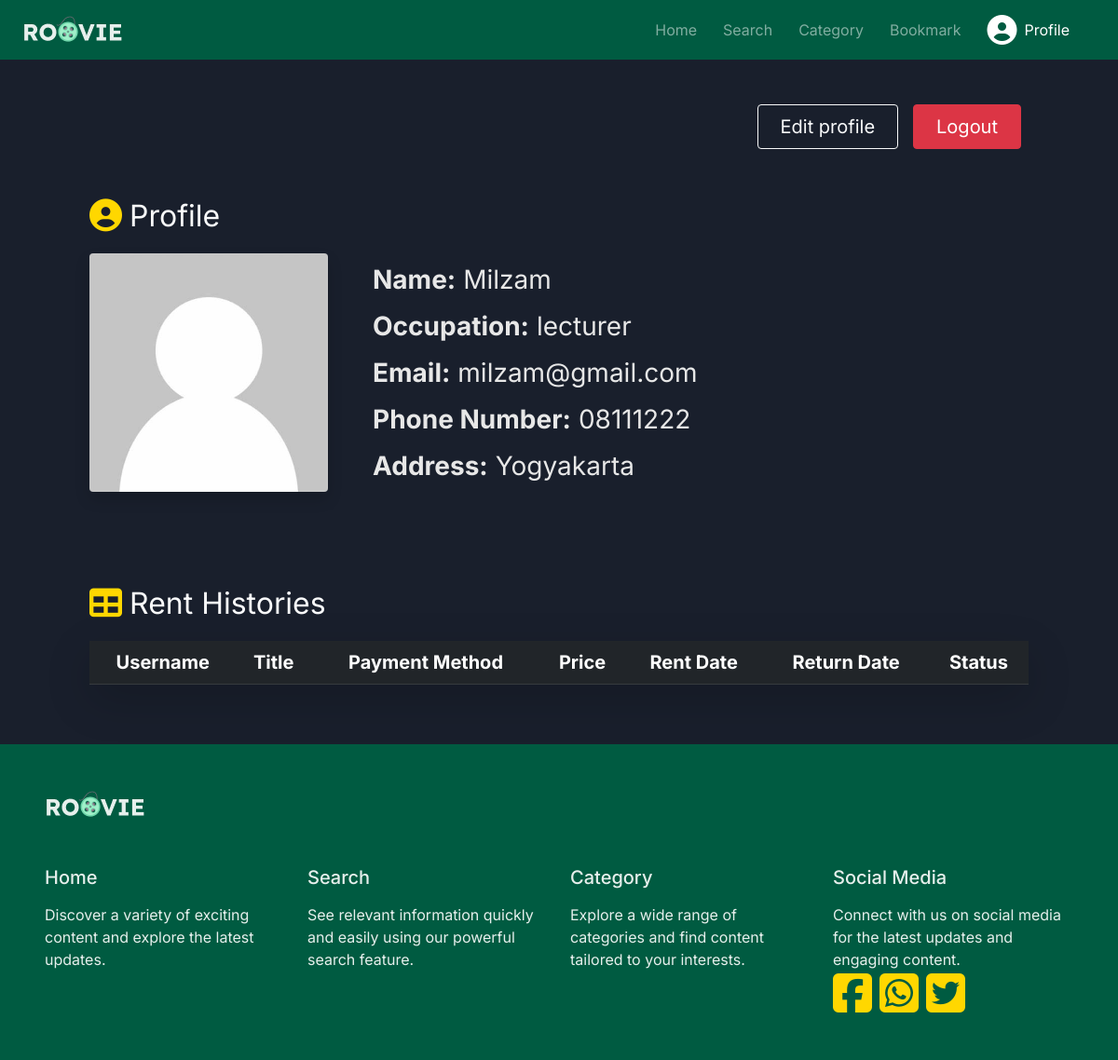
The app's page /view/profile.php (signed in) with its own data.
### tables this page shows
create table if not exists User (
    UserId int primary key auto_increment not null ,
    Username varchar(100) not null,
    Email varchar(100) not null,
    Password varchar(12) not null ,
    Address varchar(500) not null ,
    PhoneNumber varchar(15) not null ,
    Occupation varchar(100) not null ,
    UserCreatedAt TIMESTAMP DEFAULT CURRENT_TIMESTAMP,
    UserUpdatedAt TIMESTAMP DEFAULT CURRENT_TIMESTAMP ON UPDATE CURRENT_TIMESTAMP
);

### model/model.php (called while the page is built, shortened)
<?php
  require_once "../connDB.php";
  class model {
    private $database;
    public function __construct() {
      $this->database = new connDB();
      $this->database = $this->database->mysqli;
    }
    public function m_getProfile($userId) {
      return $this->database->query("SELECT Username, Email, Address, PhoneNumber, Occupation
                                     from user
                                     where UserId = '$userId'; ");
    }
  }
?>

### connDB.php (called while the page is built, shortened)
<?php
class connDB {
  public function __construct() {
    $hostName = "localhost";
    $dbUser = "root";
    $dbPass = "";
    $dbName = "paw";
    $conn = mysqli_connect($hostName, $dbUser, $dbPass, $dbName);
    if (!$conn) {
      die("Connection failed: " . mysqli_connect_error());
    } else {
      $this->mysqli = $conn;
    }
  }
}

### controller/control.php (called while the page is built, shortened)
<?php
  include_once "../model/model.php";
  class control {
    public $model;
    public function __construct() {
      $this->model = new model();
    }
    public function c_getProfile($userId) {
      return $this->model->m_getProfile($userId);
      include_once "../view/profile.php";
    }
    public function c_getRentHistory($rentId) {
      return $this->model->m_getRentHistory($rentId);
      include_once "../view/profile.php";
    }
  }
?>

### view/profile.php (the view, shortened to what this page needs)
<!DOCTYPE html>
<html lang="en">
<head>
    <link href="https://cdn.jsdelivr.net/npm/bootstrap@5.0.2/dist/css/bootstrap.min.css" rel="stylesheet">
    <link rel="stylesheet" href="https://cdn.jsdelivr.net/npm/bootstrap-icons@1.9.1/font/bootstrap-icons.css">
    <link rel="stylesheet" href="https://cdnjs.cloudflare.com/ajax/libs/font-awesome/6.5.1/css/all.min.css" />
    <link rel="stylesheet" href="../css/styles.css">
</head>
<body>
  <nav class="navbar navbar-expand-lg sticky-top">
    <div class="container-fluid px-4">
      <a class="navbar-brand" href="../view/index.php">
        <img src="../pictures/Logo-Light-Small.png" alt="">
      </a>
      <div class="d-flex justify-content-end" id="navbarNav">
        <ul class="navbar-nav me-auto mb-2 mb-lg-0 align-items-center">
          <li class="nav-item">
            <a class="nav-link text-white-50" aria-current="page" href="../view/index.php">Home</a>
          </li>
          <li class="nav-item">
            <a class="nav-link text-white-50" href="../view/search.php">Search</a>
          </li>
          <li class="nav-item">
            <a class="nav-link text-white-50" href="../view/category.php">Category</a>
          </li>
          <li class="nav-item">
            <a class="nav-link text-white-50" href="../view/realBookmark.php">Bookmark</a>
          </li>
          <li class="nav-item d-flex flex-row align-items-center px-2 py-1">
            <i href="../view/profile.php" class="fas fa-user-circle fa-2x text-white"></i>
            <a class="nav-link active text-white" href="../view/profile.php">Profile</a>
          </li>
        </ul>
      </div>
    </div>
  </nav>
  <div class="px-5 py-5 d-flex flex-column">
    <?php
      include_once "../controller/control.php";
      $control = new Control();
      $action = $control->c_getProfile($_SESSION['userId']);
      foreach ($action as $result) {
    ?>
    <div class="mb-5 px-5">
      <div class="d-flex flex-row justify-content-end">
        <button type="button" class="btn btn-outline-light btn-sm mx-2 fs-5 px-4 py-2 rounded" name="edit" id="edit">Edit profile</button>
        <button type="button" class="btn btn-danger btn-sm mx-2 fs-5 px-4 rounded" id="signout">Logout</button>
      </div>
      <div class="d-flex flex-row align-items-center text-light text-start mt-5 fw-semibold fs-3 gap-2 mb-3">
        <i class="fas fa-circle-user fa-lg"></i>
        <div class="fs-2">Profile</div>
      </div>
      <div class="d-flex flex-row justify-content-start align-items-center gap-5 mb-5">
        <img src="../pictures/pp-3.jpeg" alt="Profile Picture" class="profile rounded shadow" style="height: 16rem;">
        <div class="d-flex flex-column gap-2">
          <div class="duration d-flex flex-row">
            <div class="d-flex flex-row align-items-center gap-2">
              <label class="fs-3 fw-bold">Name: </label>
              <p class="fs-3 fw-normal"><?php echo $result['Username'] ?></p>
            </div>
          </div>
          <div class="release-date d-flex flex-row">
            <div class="d-flex flex-row align-items-center gap-2">
              <label class="fs-3 fw-bold">Occupation: </label>
              <p class="fs-3 fw-normal"><?php echo $result['Occupation'] ?></p>
            </div>
          </div>
          <div class="age-rating d-flex flex-row">
            <div class="d-flex flex-row align-items-center gap-2">
              <label class="fs-3 fw-bold">Email: </label>
              <p class="fs-3 fw-normal"><?php echo $result['Email'] ?></p>
            </div>
          </div>
          <div class="age-rating d-flex flex-row">
            <div class="d-flex flex-row align-items-center gap-2">
              <label class="fs-3 fw-bold">Phone Number: </label>
              <p class="fs-3 fw-normal"><?php echo $result['PhoneNumber'] ?></p>
            </div>
          </div>
          <div class="actors d-flex flex-row">
            <div class="d-flex flex-row align-items-center gap-2">
              <label class="fs-3 fw-bold">Address: </label>
              <p class="fs-3 fw-normal"><?php echo $result['Address'] ?></p>
            </div>
          </div>
        </div>
      </div>
    </div>
    <?php
      }
    ?>
  <div class="rent px-5">
    <div class="d-flex flex-row align-items-center text-light text-start fs-3 gap-2 mb-3">
      <i class="fas fa-table fa-lg"></i>
      <div class="fs-2 fw-semibold">Rent Histories</div>
    </div>
    <div class="table shadow-lg fs-5">
      <table class="table table-light">
        <thead">
          <tr class="table-dark text-center">
            <th scope="col">Username</th>
            <th scope="col">Title</th>
            <th scope="col">Payment Method</th>
            <th scope="col">Price</th>
            <th scope="col">Rent Date</th>
            <th scope="col">Return Date</th>
            <th scope="col">Status</th>
          </tr>
      </table>
      </div>
    </div>
  </div>
<div class="footer">
    <div class="container-fluid px-5 py-5 d-flex flex-column">
      <div class="pb-5">
        <img src="../pictures/Logo-Light-Small.png" alt="">
      </div>
      <div class="row">
        <div class="col-3">
          <h5 class="mb-3">Home</h5>
          <p>Discover a variety of exciting content and explore the latest updates.</p>
        </div>
        <div class="col-3">
          <h5 class="mb-3">Search</h5>
          <p>See relevant information quickly and easily using our powerful search feature.</p>
        </div>
        <div class="col-3">
          <h5 class="mb-3">Category</h5>
          <p>Explore a wide range of categories and find content tailored to your interests.</p>
        </div>
        <div class="col-3">
          <h5 class="mb-3">Social Media</h5>
          <p>Connect with us on social media for the latest updates and engaging content.</p>
          <div class="text-dark d-flex flex-row justify-content-start gap-2">
            <div>
              <i class="fab fa-facebook-square fa-3x"></i>
            </div>
            <div>
              <i class="fab fa-whatsapp-square fa-3x"></i>
            </div>
            <div>
              <i class="fab fa-twitter-square fa-3x"></i>
            </div>
          </div>
        </div>
      </div>
    </div>
  </div>
</body>
</html>

### css/styles.css (style rules this page uses)
* { box-sizing: border-box; margin: 0 0; padding: 0 0; font-family: 'Inter', sans-serif; }
body { background-color: #191F2C; color: #e7e7e7; }

### view/profile.php (style rules this page uses)
body { overflow-x: hidden; }
.navbar { background-color: #005B41; }
.navbar-brand img { width: 100%; }
.container-fluid { display: flex; flex-direction: row; justify-content: space-between; }
.nav-item { margin-right: 12px; }
.footer { background-color: #005B41; color: #E6EFEC; }
i { color: gold; }
p { padding: 0 0; margin: 0 0; }

### records on screen
user: Username "Milzam", Occupation "lecturer", Email "milzam@gmail.com", PhoneNumber "08111222", Address "Yogyakarta"
